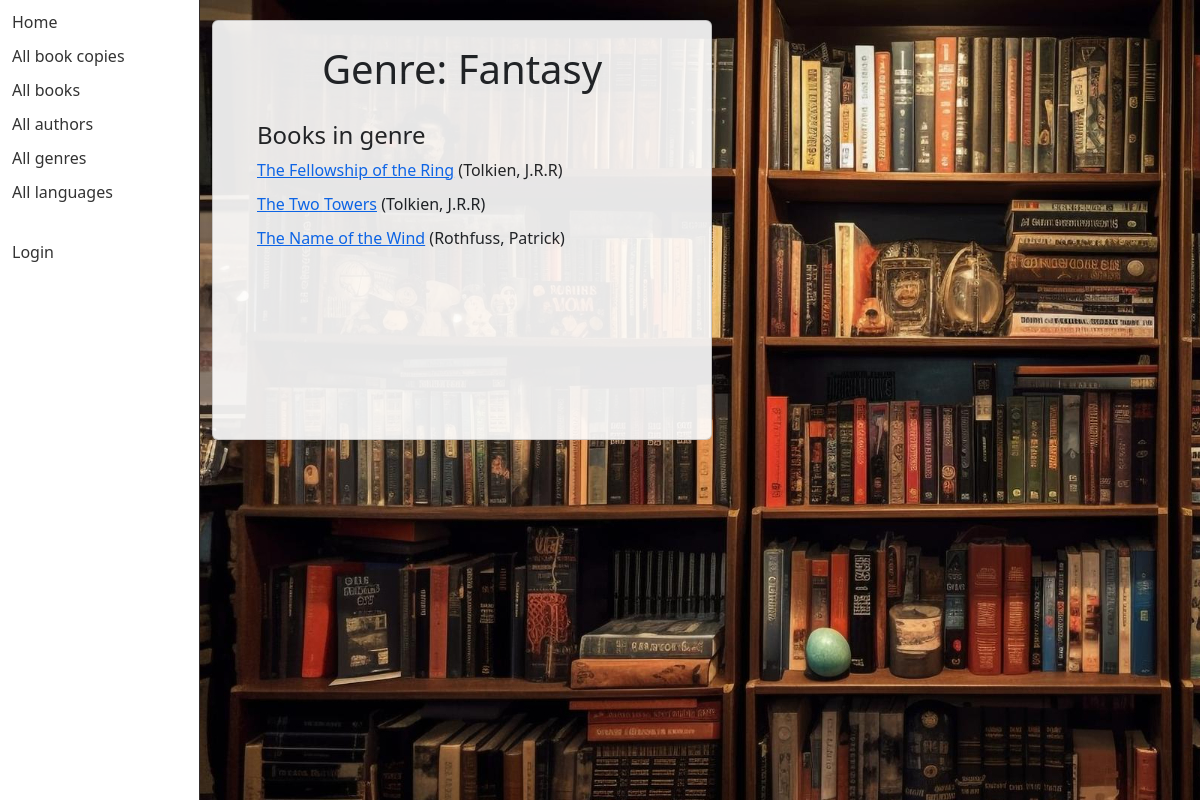
Page /catalog/genre/1 on the committed database.
### catalog/models.py (models this page shows, shortened)
class Genre(models.Model):
    name = models.CharField(
        max_length=200,
        unique=True,
        help_text="Enter a book genre (e.g. Science Fiction, French Poetry etc.)"
    )
    class Meta:
        constraints = [
            UniqueConstraint(
                Lower('name'),
                name='genre_name_case_insensitive_unique',
                violation_error_message = "Genre already exists (case insensitive match)"
            ),
        ]

class Book(models.Model):
    title = models.CharField(max_length=200)
    author = models.ForeignKey('Author', on_delete=models.RESTRICT, null=True)
    language = models.ForeignKey('Language', on_delete=models.SET_NULL, null=True)
    summary = models.TextField(
        max_length=1000, help_text="Enter a brief description of the book")
    isbn = models.CharField('ISBN', max_length=13,
                            unique=True,
                            help_text='13 Character <a href="https://www.isbn-international.org/content/what-isbn'
                                      '">ISBN number</a>')
    genre = models.ManyToManyField(
        Genre, help_text="Select a genre for this book")
    def get_absolute_url(self):
        return reverse('book-detail', args=[str(self.id)])

class Author(models.Model):
    first_name = models.CharField(max_length=100)
    last_name = models.CharField(max_length=100)
    date_of_birth = models.DateField(null=True, blank=True)
    date_of_death = models.DateField('died', null=True, blank=True)
    class Meta:
        ordering = ['last_name', 'first_name']
    def __str__(self):
        return f'{self.last_name}, {self.first_name}'

### catalog/views.py (the view)
# urls.py: path('genre/<int:pk>', views.GenreDetailView.as_view(), name='genre-detail'),
class GenreDetailView(generic.DetailView):
    model = Genre

### catalog/templates/catalog/genre_detail.html (shortened to what this page needs)
{% extends "base_generic.html" %}
{% block content %}
<h1>Genre: {{ genre.name }}</h1>
<div style="margin-left:20px;margin-top:20px">
<h4>Books in genre</h4>
<ul>
  {% for copy in genre.book_set.all %}
  <li>
    <a href="{{ copy.get_absolute_url }}">{{ copy.title }}</a> ({{copy.author}})
  </li>
  {% empty %}
  <li>There are no books in this genre.</li>
  {% endfor %}
</ul>
{% endblock %}
{% block sidebar %}
  {{ block.super }}
{% endblock %}

### catalog/static/css/styles.css (style rules this page uses)
h1, h2, p { text-align: center; }
ul { list-style: none; padding: 0; }
li { margin-bottom: 10px; }

### rows in the picture
Genre: name "Fantasy"
Book: title "The Fellowship of the Ring", author "Tolkien, J.R.R"
Book: title "The Two Towers", author "Tolkien, J.R.R"
Book: title "The Name of the Wind", author "Rothfuss, Patrick"
